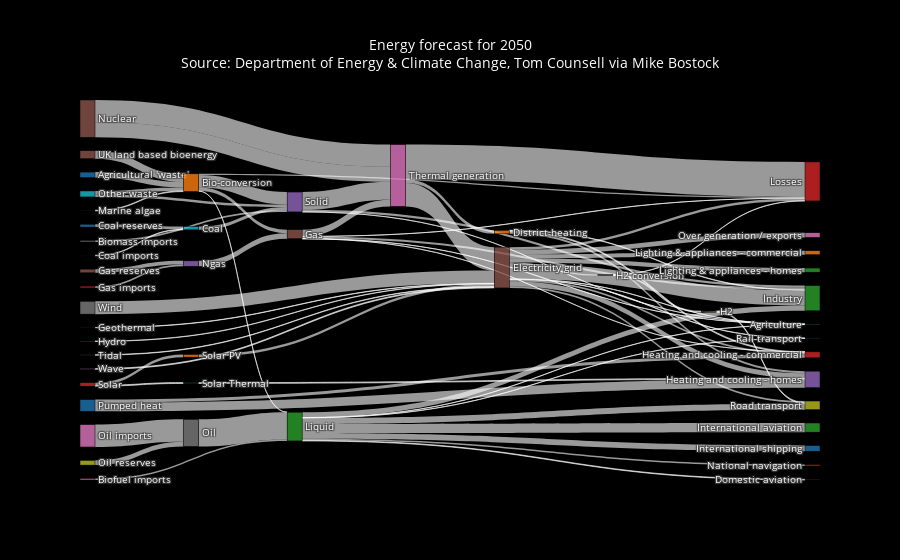

The notebook cell this image was saved under:
### Markdown cell above
# Style Sankey Diagram

### Code cell
url = 'https://raw.githubusercontent.com/plotly/plotly.js/master/test/image/mocks/sankey_energy_dark.json'
response = requests.get(url)
data = response.json()

data_trace = dict(
    type='sankey',
    width = 1118,
    height = 772,
    domain = dict(
      x =  [0,1],
      y =  [0,1]
    ),
    orientation = "h",
    valueformat = ".0f",
    valuesuffix = "TWh",
    node = dict(
      pad = 15,
      thickness = 15,
      line = dict(
        color = "black",
        width = 0.5
      ),
      label =  data['data'][0]['node']['label']
    ),
    link = dict(
      source =  data['data'][0]['link']['source'],
      target =  data['data'][0]['link']['target'],
      value =  data['data'][0]['link']['value'],
      label =  data['data'][0]['link']['label']
  ))

layout =  dict(
    title = "Energy forecast for 2050<br>Source: Department of Energy & Climate Change, Tom Counsell via <a href='https://bost.ocks.org/mike/sankey/'>Mike Bostock</a>",
    font = dict(
      size = 10,
      color = 'white'
    ),
    plot_bgcolor = 'black',
    paper_bgcolor = 'black'
)

fig = dict(data=[data_trace], layout=layout)
pyo.iplot(fig, validate = False)

### Figure 1 — Plotly figure (JSON) as saved in the notebook; plotly's stock layout.template omitted (floating-point values rounded to 4 significant figures)
{"data": [{"domain": {"x": [0, 1], "y": [0, 1]}, "height": 772, "link": {"label": ["stream 1", "", "", "", "stream 1", "", "", "", "", "", "", "", "", "", "", "", "", "", "", "", "", "", "", "", "", "", "", "", "", "", "stream 1", "", "", "", "", "", "", "", "", "", "", "", "", "", "", "", "Old generation plant (made-up)", "New generation plant (made-up)", "", "", "", "", "", "", "", "", "", "", "", "", "", "", "", "", "", "", "", "", ""], "source": [0, 1, 1, 1, 1, 6, 7, 8, 10, 9, 11, 11, 11, 15, 15, 15, 15, 15, 15, 15, 15, 15, 15, 15, 23, 25, 5, 5, 5, 5, 5, 27, 17, 17, 28, 29, 2, 2, 2, 2, 2, 2, 2, 2, 34, 24, 35, 35, 36, 38, 37, 39, 39, 40, 40, 41, 42, 43, 43, 4, 4, 4, 26, 26, 26, 44, 45, 46, 47], "target": [1, 2, 3, 4, 5, 2, 4, 9, 9, 4, 12, 13, 14, 16, 14, 17, 12, 18, 19, 13, 3, 20, 21, 22, 24, 24, 13, 3, 26, 19, 12, 15, 28, 3, 18, 15, 12, 30, 18, 31, 32, 19, 33, 20, 1, 5, 26, 26, 37, 37, 2, 4, 1, 14, 13, 15, 14, 42, 41, 19, 26, 12, 15, 3, 11, 15, 1, 15, 15], "value": [124.7, 0.597, 26.86, 280.3, 81.14, 35, 35, 11.61, 63.97, 75.57, 10.64, 22.5, 46.18, 104.5, 113.7, 27.14, 342.2, 37.8, 4.412, 40.86, 56.69, 7.863, 90.01, 93.49, 40.72, 82.23, 0.129, 1.401, 151.9, 2.096, 48.58, 7.013, 20.9, 6.242, 20.9, 6.995, 121.1, 128.7, 135.8, 14.46, 206.3, 3.64, 33.22, 4.413, 14.38, 123.0, 500, 340.0, 504.3, 107.7, 612.0, 56.59, 77.81, 193.0, 70.67, 59.9, 19.26, 19.26, 59.9, 0.882, 400.1, 46.48, 525.5, 787.1, 79.33, 9.452, 182.0, 19.01, 289.4]}, "node": {"label": ["Agricultural 'waste'", "Bio-conversion", "Liquid", "Losses", "Solid", "Gas", "Biofuel imports", "Biomass imports", "Coal imports", "Coal", "Coal reserves", "District heating", "Industry", "Heating and cooling - commercial", "Heating and cooling - homes", "Electricity grid", "Over generation / exports", "H2 conversion", "Road transport", "Agriculture", "Rail transport", "Lighting & appliances - commercial", "Lighting & appliances - homes", "Gas imports", "Ngas", "Gas reserves", "Thermal generation", "Geothermal", "H2", "Hydro", "International shipping", "Domestic aviation", "International aviation", "National navigation", "Marine algae", "Nuclear", "Oil imports", "Oil", "Oil reserves", "Other waste", "Pumped heat", "Solar PV", "Solar Thermal", "Solar", "Tidal", "UK land based bioenergy", "Wave", "Wind"], "line": {"color": "black", "width": 0.5}, "pad": 15, "thickness": 15}, "orientation": "h", "type": "sankey", "valueformat": ".0f", "valuesuffix": "TWh", "width": 1118}], "layout": {"font": {"color": "white", "size": 10}, "paper_bgcolor": "black", "plot_bgcolor": "black", "title": "Energy forecast for 2050<br>Source: Department of Energy & Climate Change, Tom Counsell via <a href='https://bost.ocks.org/mike/sankey/'>Mike Bostock</a>"}}
